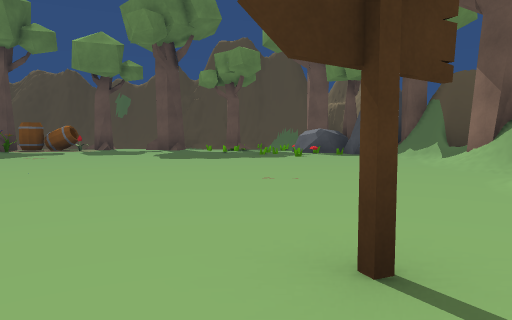
View 1 (above)

16 first-person views from a walk through a 3-D level made in the Unity game engine. The camera is 1.2 m above the floor, tilts 4° down and sees 70° across. The floor is counted in squares, 2 m on a side. Each view is taken from the middle of a square. On the plan, view 1 faces up. The plan holds only what a view shows up to about 10 squares ahead; the rest is blank. The player character is not drawn. Some surface patterns are stand-ins.

View 2
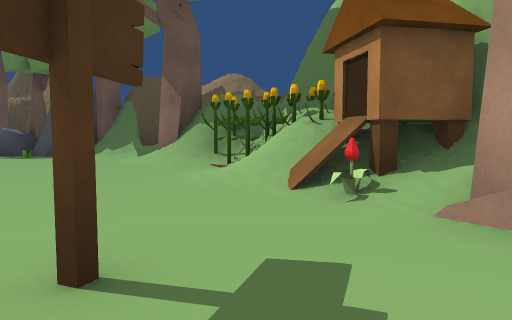

View 3
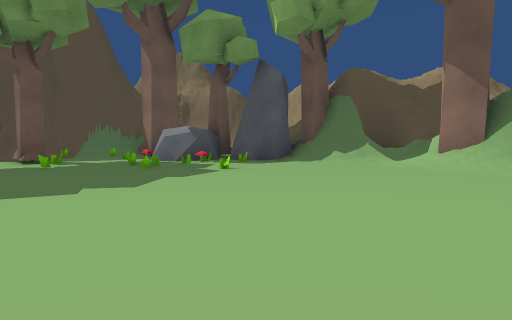

View 4
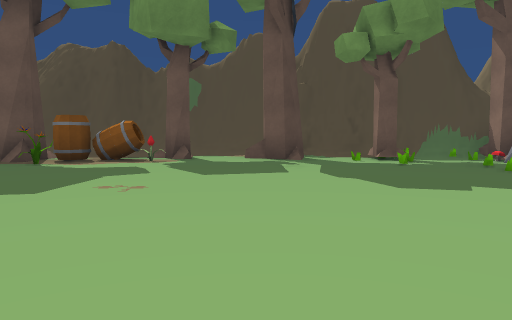

View 5
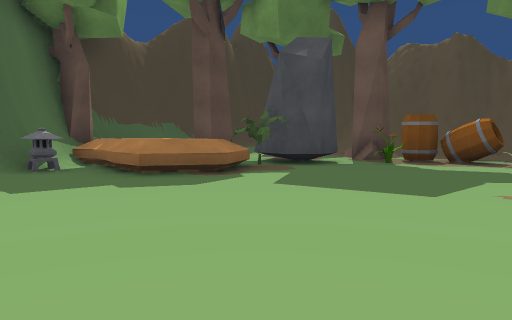

View 6
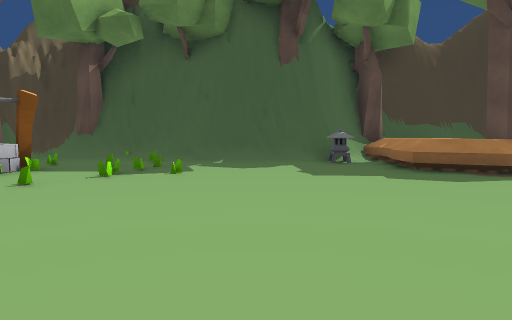

View 7
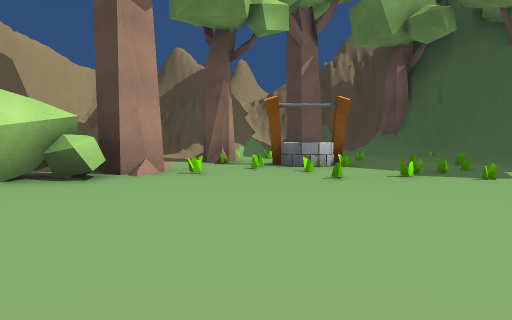

View 8
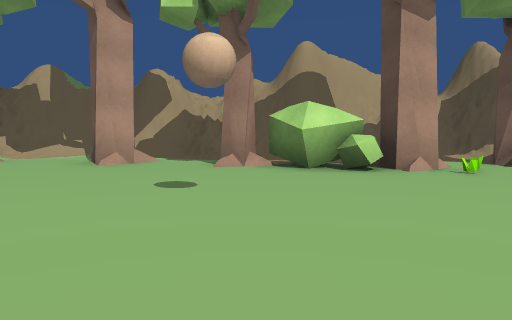

View 9
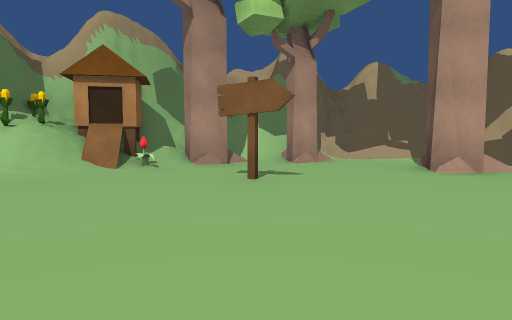

View 10
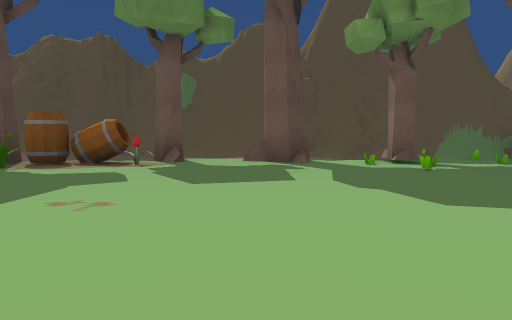

View 11
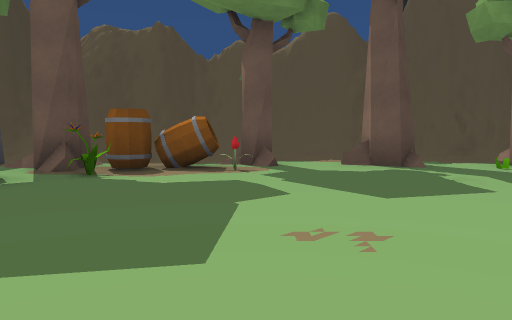

View 12
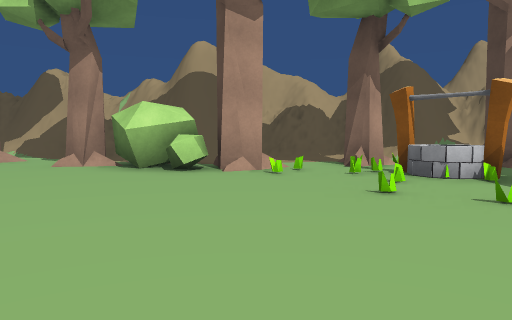

View 13
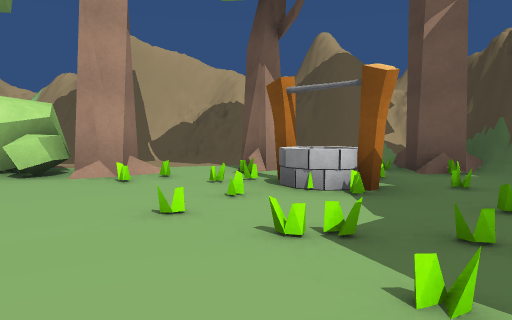

View 14
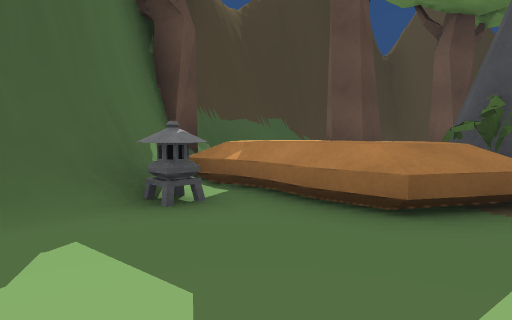

View 15
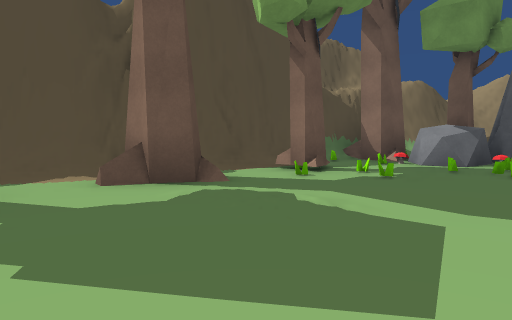

View 16
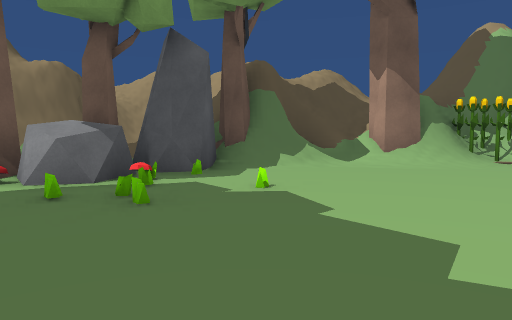

### Floor plan
Key: @ floor where view 1 was taken; # wall or solid block; . floor; / step, stairs or slope; = window, fence, low wall or low ledge; ^ raised ledge; T tree; P plant; S sign; R rock; F flower; M mushroom; A statue; W well; B bush; O other object.
Columns run from 14 left of view 1 to 7 right of it. Each row starts with its distance up from view 1.
 16     ##############
 15  #### . T..T//=/##
 14  # .TTOOT.TT.T/.T^##
 13   TTTTOOF......ORT #
 12 #  TRF..........MR##
 11 ##TRR............R##
 10 #TTPP.............###
  9 #^^^^............./###
  8 T^^^^.............//##
  7  #A.............../T^^
  6  ##...............P#^
  5  ##...............P##
  4  #/./............/P##
  3 TT=///.........../PP#
  2  #./...........S.FO##
  1  T./W............TO#
  0 ##./WW.TB.....@..T##
 -1 ##T##T.T#BT.....T =
 -2  #T##T.......T..T##
 -3  ####...////////##
 -4     #############

Positions as (right, up) in squares from view 1, and headings:
1: (0, 0), facing up
2: (0, 0), facing up-right
3: (-3, 5), facing up-right
4: (-4, 5), facing up
5: (-5, 5), facing up-left
6: (-4, 5), facing left
7: (-4, 5), facing down-left
8: (-4, 6), facing down
9: (-3, 5), facing down-right
10: (-4, 6), facing up
11: (-6, 7), facing up
12: (-7, 6), facing down
13: (-9, 5), facing down
14: (-9, 5), facing up-left
15: (-6, 10), facing up-right
16: (-3, 10), facing right
